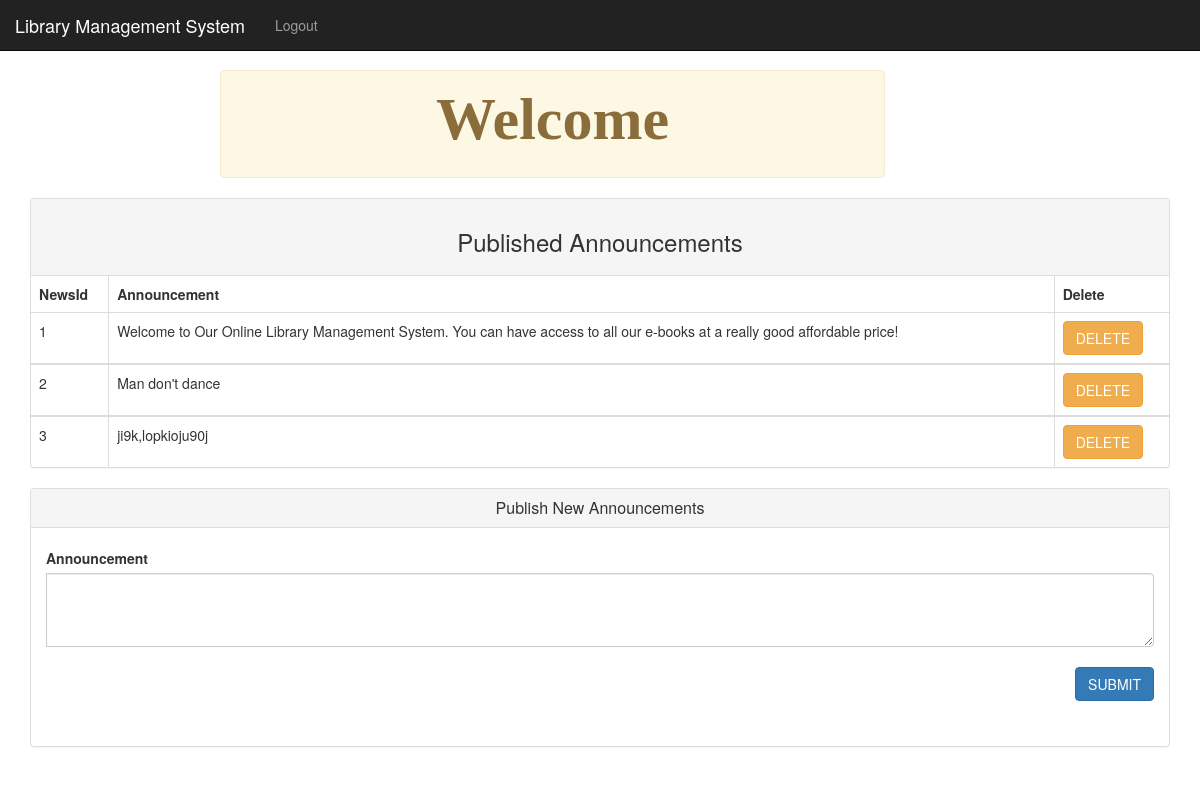
The app's page /admin.php with its own data.
### tables this page shows
CREATE TABLE `news` (
  `newsId` int(11) NOT NULL,
  `announcement` text NOT NULL
);

### admin.php (the view, shortened to what this page needs)
<?php
require 'includes/db-inc.php';
 include "includes/header.php";
  ?>
<div class="container">
    <?php include "includes/nav.php"; ?>
	<div class="alert alert-warning col-lg-7 col-md-12 col-sm-12 col-xs-12 col-lg-offset-2 col-md-offset-0 col-sm-offset-1 col-xs-offset-0" style="margin-top:70px">
	    <h4 class="center-block"><strong> Welcome</strong>  </h4>
	</div>
	</div>
	<div class="container">
		<div class="panel panel-default">
		  <div class="panel-heading">
		  	<div class="row">
		  		<h3 class="center-block">Published Announcements</h3>
			</div>
		  </div>
		  <table class="table table-bordered">
      		<thead>
                <tr>
                    <th>NewsId</th>
                         <th>Announcement</th>
                          <th>Delete</th>
                </tr>
          </thead>
           <?php
          $sql2 = "SELECT * from news";
      $query2 = mysqli_query($conn, $sql2);
      $counter = 1;
      while ($row = mysqli_fetch_array($query2)) {  ?>
        <tbody>
          <td><?php echo $counter++; ?></td>
          <td><?php echo $row['announcement']; ?></td>
         <form method='post' action=''>
        <td><button name='del' type='submit' value='Delete' class='btn btn-warning' onclick='return Delete()'>DELETE</button></td>
        </form>
        </tbody>
     <?php }
           ?>
		   </table>
	  </div>
			<div class="panel panel-default">
				  <div class="panel-heading">
				    <h2 class="panel-title center-block">Publish New Announcements</h2>
				  </div>
	  <div class="panel-body">
	    <form role="form" action="" method="post">
				<div class="input-group col-lg-12 col-md-12 col-sm-12 col-xs-12">
					 <div class="form-group ">
					      <label for="name">Announcement</label>
					       <textarea class="form-control" rows="3" draggable="false" name="news">
					       </textarea>
					  </div>
				</div><br>
	<div class="input-group pull-right">
		<div class="form-group">
			<button class="btn btn-primary" name="submit">SUBMIT</button>
		</div>
	</div>
        				</form>
				  </div>
			</div>
	</div>
</body>
</html>

### css/style.css (style rules this page uses)
body { overflow-x: hidden; }
.center-block { text-align: center; }
.alert { margin-top: 40px; }
.form-group { margin-bottom: 30px; }
label { margin-top: 5px }
.form-control { border-radius: 4px }
.admin_name,h4 { color: red;font-family: gabriola;font-size: 60px }

### records on screen
news: announcement "Welcome to Our Online Library Management System. You can have access to all our e-books at a really good affordable price!"
news: announcement "Man don't dance"
news: announcement "ji9k,lopkioju90j"
